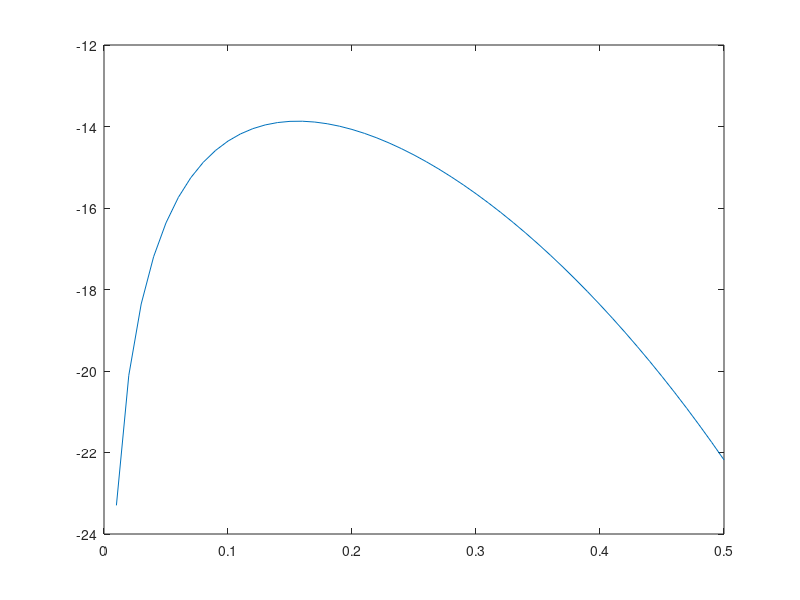
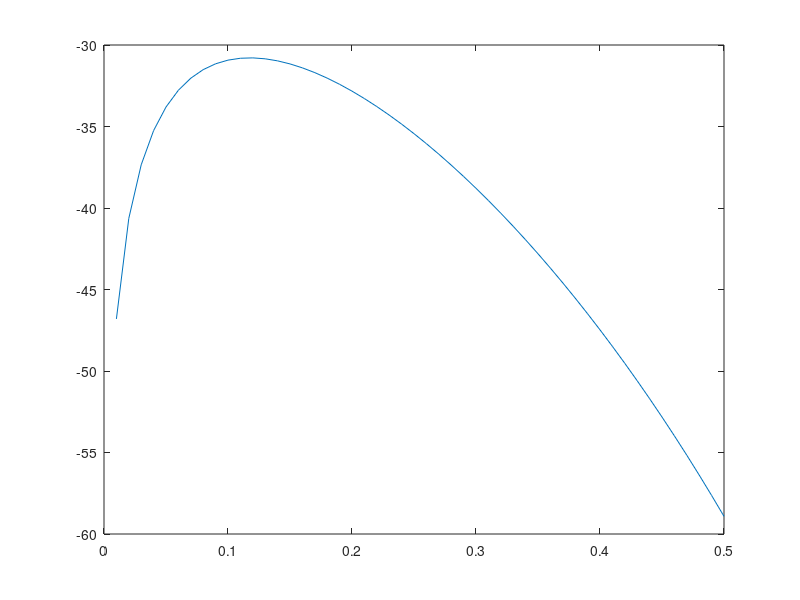
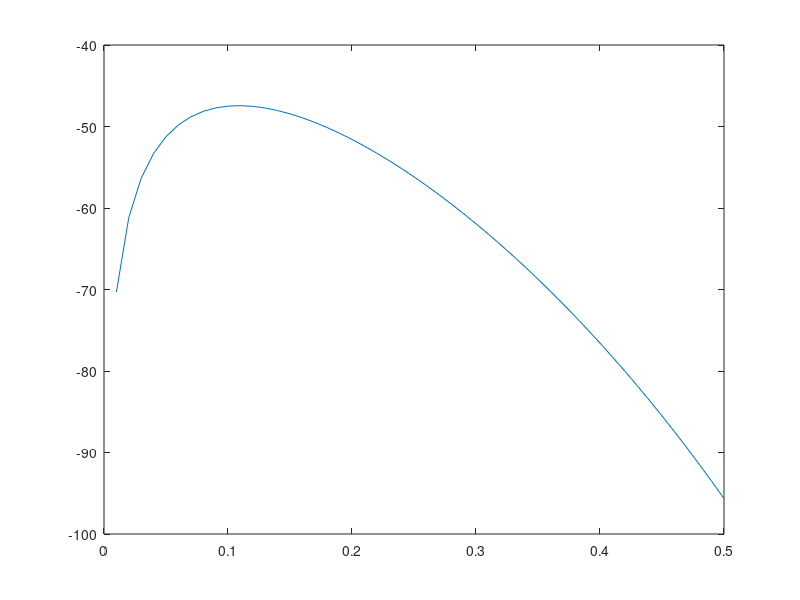

The MATLAB script that drew these images, in order:
x = [1,0,3,5,18,14,5,7,13,9,0,17,4,24,3];
theta = 0.01:0.01:0.5;
n = [5, 10, 15];
p = zeros(1, 3);
log_likelihood = zeros(3, size(theta, 2));
for i = 1:3
    p(i) = n(i)/(n(i)+sum(x(1:(n(i)))));
    log_likelihood(i, :) = n(i)*log(theta)+sum(x(1:n(i)))*log(1-theta);
    figure;
    plot(theta, log_likelihood(i, :));
end